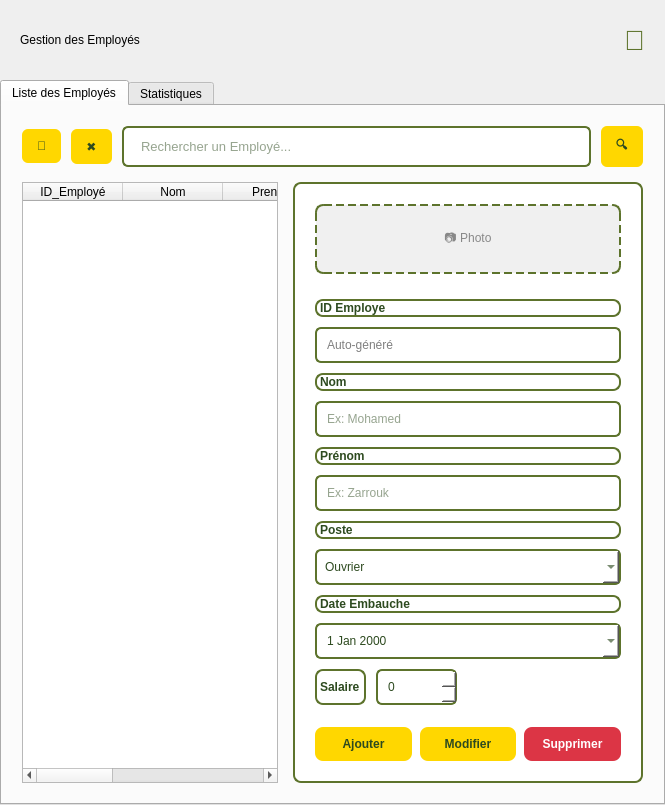
         <widget class="QWidget" name="page">
          <layout class="QVBoxLayout" name="page1MainLayout">
           <property name="spacing">
            <number>0</number>
           </property>
           <property name="margin" stdset="0">
            <number>0</number>
           </property>
           <item>
            <widget class="QFrame" name="headerFrame">
             <property name="minimumSize">
              <size>
               <width>0</width>
               <height>80</height>
              </size>
             </property>
             <layout class="QHBoxLayout" name="headerLayout">
              <property name="spacing">
               <number>20</number>
              </property>
              <property name="margin" stdset="0">
               <number>20</number>
              </property>
              <item>
               <widget class="QLabel" name="headerTitle">
                <property name="text">
                 <string>Gestion des Employés</string>
                </property>
               </widget>
              </item>
              <item>
               <spacer>
                <property name="orientation">
                 <enum>Qt::Orientation::Horizontal</enum>
                </property>
                <property name="sizeHint" stdset="0">
                 <size>
                  <width>40</width>
                  <height>20</height>
                 </size>
                </property>
               </spacer>
              </item>
              <item>
               <widget class="QLabel" name="userIconHeader">
                <property name="styleSheet">
                 <string>font-size: 28px; color: #5d732c;</string>
                </property>
                <property name="text">
                 <string>👤</string>
                </property>
               </widget>
              </item>
             </layout>
            </widget>
           </item>
           <item>
            <widget class="QTabWidget" name="tabWidget">
             <property name="currentIndex">
              <number>0</number>
             </property>
             <widget class="QWidget" name="tab1">
              <attribute name="title">
               <string>Liste des Employés</string>
              </attribute>
              <layout class="QVBoxLayout" name="tab1Layout">
               <property name="spacing">
                <number>15</number>
               </property>
               <property name="margin" stdset="0">
                <number>20</number>
               </property>
               <item>
                <layout class="QHBoxLayout" name="searchLayout">
                 <property name="spacing">
                  <number>10</number>
                 </property>
                 <item>
                  <widget class="QPushButton" name="btnRefresh">
                   <property name="styleSheet">
                    <string>background: #ffd700; color: #2d4a1f; border: none; padding: 10px 15px; border-radius: 6px; font-weight: bold;</string>
                   </property>
                   <property name="text">
                    <string>🔄</string>
                   </property>
                  </widget>
                 </item>
                 <item>
                  <widget class="QPushButton" name="btnClear">
                   <property name="styleSheet">
                    <string>background: #ffd700; color: #2d4a1f; border: none; padding: 10px 15px; border-radius: 6px; font-weight: bold;</string>
                   </property>
                   <property name="text">
                    <string>✖</string>
                   </property>
                  </widget>
                 </item>
                 <item>
                  <widget class="QLineEdit" name="searchBox">
                   <property name="styleSheet">
                    <string>padding: 10px 15px; border: 2px solid #5d732c; border-radius: 6px; background: white; font-size: 13px; color: #2d4a1f;</string>
                   </property>
                   <property name="placeholderText">
                    <string>Rechercher un Employé...</string>
                   </property>
                  </widget>
                 </item>
                 <item>
                  <widget class="QPushButton" name="btnSearch">
                   <property name="styleSheet">
                    <string>background: #ffd700; color: #2d4a1f; border: none; padding: 10px 15px; border-radius: 6px; font-weight: bold;</string>
                   </property>
                   <property name="text">
                    <string>🔍</string>
                   </property>
                  </widget>
                 </item>
                </layout>
               </item>
               <item>
                <layout class="QHBoxLayout" name="splitLayout">
                 <property name="spacing">
                  <number>15</number>
                 </property>
                 <item>
                  <widget class="QTableWidget" name="EmployéTable">
                   <property name="columnCount">
                    <number>6</number>
                   </property>
                   <attribute name="horizontalHeaderStretchLastSection">
                    <bool>true</bool>
                   </attribute>
                   <column>
                    <property name="text">
                     <string>ID_Employé</string>
                    </property>
                   </column>
                   <column>
                    <property name="text">
                     <string>Nom</string>
                    </property>
                   </column>
                   <column>
                    <property name="text">
                     <string>Prenom</string>
                    </property>
                   </column>
                   <column>
                    <property name="text">
                     <string>Poste</string>
                    </property>
                   </column>
                   <column>
                    <property name="text">
                     <string>Salaire</string>
                    </property>
                   </column>
                   <column>
                    <property name="text">
                     <string>Date_Embauche</string>
                    </property>
                   </column>
                  </widget>
                 </item>
                 <item>
                  <widget class="QFrame" name="formPanel">
                   <property name="minimumSize">
                    <size>
                     <width>350</width>
                     <height>0</height>
                    </size>
                   </property>
                   <property name="maximumSize">
                    <size>
                     <width>400</width>
                     <height>16777215</height>
                    </size>
                   </property>
                   <property name="styleSheet">
                    <string>background: white; border: 2px solid #5d732c; border-radius: 8px;</string>
                   </property>
                   <layout class="QVBoxLayout" name="formLayout">
                    <property name="spacing">
                     <number>10</number>
                    </property>
                    <property name="margin" stdset="0">
                     <number>20</number>
                    </property>
                    <item>
                     <widget class="QLabel" name="photoLabel">
                      <property name="minimumSize">
                       <size>
                        <width>0</width>
                        <height>70</height>
                       </size>
                      </property>
                      <property name="styleSheet">
                       <string>background: #f0f0f0; border: 2px dashed #5d732c; border-radius: 8px; color: #888;</string>
                      </property>
                      <property name="text">
                       <string>📷 Photo</string>
                      </property>
                      <property name="alignment">
                       <set>Qt::AlignmentFlag::AlignCenter</set>
                      </property>
                     </widget>
                    </item>
                    <item>
                     <spacer>
                      <property name="orientation">
                       <enum>Qt::Orientation::Vertical</enum>
                      </property>
                      <property name="sizeHint" stdset="0">
                       <size>
                        <width>20</width>
                        <height>15</height>
                       </size>
                      </property>
                     </spacer>
                    </item>
                    <item>
                     <widget class="QLabel" name="labelId">
                      <property name="styleSheet">
                       <string>color: #2d4a1f; font-weight: bold; font-size: 12px;</string>
                      </property>
                      <property name="text">
                       <string>ID Employe</string>
                      </property>
                     </widget>
                    </item>
                    <item>
                     <widget class="QLineEdit" name="inputId">
                      <property name="styleSheet">
                       <string>padding: 8px; border: 2px solid #5d732c; border-radius: 6px;</string>
                      </property>
                      <property name="readOnly">
                       <bool>true</bool>
                      </property>
                      <property name="placeholderText">
                       <string>Auto-généré</string>
                      </property>
                     </widget>
                    </item>
                    <item>
                     <widget class="QLabel" name="labelType">
                      <property name="styleSheet">
                       <string>color: #2d4a1f; font-weight: bold; font-size: 12px;</string>
                      </property>
                      <property name="text">
                       <string>Nom</string>
                      </property>
                     </widget>
                    </item>
                    <item>
                     <widget class="QLineEdit" name="inputNom">
                      <property name="styleSheet">
                       <string>padding: 8px; border: 2px solid #5d732c; border-radius: 6px; background: white; color: #2d4a1f;</string>
                      </property>
                      <property name="placeholderText">
                       <string>Ex: Mohamed</string>
                      </property>
                     </widget>
                    </item>
                    <item>
                     <widget class="QLabel" name="labelPrenom">
                      <property name="styleSheet">
                       <string>color: #2d4a1f; font-weight: bold; font-size: 12px;</string>
                      </property>
                      <property name="text">
                       <string>Prénom</string>
                      </property>
                     </widget>
                    </item>
                    <item>
                     <widget class="QLineEdit" name="inputPrenom">
                      <property name="styleSheet">
                       <string>padding: 8px; border: 2px solid #5d732c; border-radius: 6px; background: white; color: #2d4a1f;</string>
                      </property>
                      <property name="placeholderText">
                       <string>Ex: Zarrouk</string>
                      </property>
                     </widget>
                    </item>
                    <item>
                     <widget class="QLabel" name="labelEtat">
                      <property name="styleSheet">
                       <string>color: #2d4a1f; font-weight: bold; font-size: 12px;</string>
                      </property>
                      <property name="text">
                       <string>Poste</string>
                      </property>
                     </widget>
                    </item>
                    <item>
                     <widget class="QComboBox" name="inputEtat">
                      <property name="styleSheet">
                       <string>padding: 8px; border: 2px solid #5d732c; border-radius: 6px; background: white; color: #2d4a1f;</string>
                      </property>
                      <item>
                       <property name="text">
                        <string>Ouvrier</string>
                       </property>
                      </item>
                      <item>
                       <property name="text">
                        <string>Opérateur</string>
                       </property>
                      </item>
                      <item>
                       <property name="text">
                        <string>Technicien</string>
                       </property>
                      </item>
                      <item>
                       <property name="text">
                        <string>Controlleur</string>
                       </property>
                      </item>
                      <item>
                       <property name="text">
                        <string>Responsable</string>
                       </property>
                      </item>
                     </widget>
                    </item>
                    <item>
                     <widget class="QLabel" name="labelDateMaintenance">
                      <property name="styleSheet">
                       <string>color: #2d4a1f; font-weight: bold; font-size: 12px;</string>
                      </property>
                      <property name="text">
                       <string>Date Embauche</string>
                      </property>
                     </widget>
                    </item>
                    <item>
                     <widget class="QDateEdit" name="inputDateMaintenance">
                      <property name="styleSheet">
                       <string>padding: 8px; border: 2px solid #5d732c; border-radius: 6px; background: white; color: #2d4a1f;</string>
                      </property>
                      <property name="calendarPopup">
                       <bool>true</bool>
                      </property>
                     </widget>
                    </item>
                    <item>
                     <layout class="QHBoxLayout" name="dureeLayout">
                      <property name="spacing">
                       <number>10</number>
                      </property>
                      <item>
                       <widget class="QLabel" name="labelDuree">
                        <property name="styleSheet">
                         <string>color: #2d4a1f; font-weight: bold; font-size: 12px;</string>
                        </property>
                        <property name="text">
                         <string>Salaire</string>
                        </property>
                       </widget>
                      </item>
                      <item>
                       <widget class="QSpinBox" name="inputDuree">
                        <property name="maximumSize">
                         <size>
                          <width>120</width>
                          <height>16777215</height>
                         </size>
                        </property>
                        <property name="styleSheet">
                         <string>padding: 8px; border: 2px solid #5d732c; border-radius: 6px; background: white; color: #2d4a1f;</string>
                        </property>
                        <property name="maximum">
                         <number>999999</number>
                        </property>
                       </widget>
                      </item>
                      <item>
                       <spacer>
                        <property name="orientation">
                         <enum>Qt::Orientation::Horizontal</enum>
                        </property>
                        <property name="sizeHint" stdset="0">
                         <size>
                          <width>40</width>
                          <height>20</height>
                         </size>
                        </property>
                       </spacer>
                      </item>
                     </layout>
                    </item>
                    <item>
                     <spacer>
                      <property name="orientation">
                       <enum>Qt::Orientation::Vertical</enum>
                      </property>
                      <property name="sizeHint" stdset="0">
                       <size>
                        <width>20</width>
                        <height>10</height>
                       </size>
                      </property>
                     </spacer>
                    </item>
                    <item>
                     <layout class="QHBoxLayout" name="formButtons">
                      <property name="spacing">
                       <number>8</number>
                      </property>
                      <item>
                       <widget class="QPushButton" name="btnAdd">
                        <property name="styleSheet">
                         <string>background: #ffd700; color: #2d4a1f; border: none; padding: 10px; border-radius: 8px; font-weight: bold;</string>
                        </property>
                        <property name="text">
                         <string>Ajouter</string>
                        </property>
                       </widget>
                      </item>
                      <item>
                       <widget class="QPushButton" name="btnUpdate">
                        <property name="styleSheet">
                         <string>background: #ffd700; color: #2d4a1f; border: none; padding: 10px; border-radius: 8px; font-weight: bold;</string>
                        </property>
                        <property name="text">
                         <string>Modifier</string>
                        </property>
                       </widget>
                      </item>
                      <item>
                       <widget class="QPushButton" name="btnDeleteForm">
                        <property name="toolTip">
                         <string>Supprimer l'Employé sélectionnée</string>
                        </property>
                        <property name="styleSheet">
                         <string>background: #dc3545; color: white; border: none; padding: 10px; border-radius: 8px; font-weight: bold;</string>
                        </property>
                        <property name="text">
                         <string>Supprimer</string>
                        </property>
                       </widget>
                      </item>
                     </layout>
                    </item>
                   </layout>
                  </widget>
                 </item>
                </layout>
               </item>
              </layout>
             </widget>
             <widget class="QWidget" name="tab2">
              <attribute name="title">
               <string>Statistiques</string>
              </attribute>
              <layout class="QVBoxLayout" name="tab2Layout">
               <item>
                <widget class="QLabel" name="statsLabel">
                 <property name="styleSheet">
                  <string>font-size: 24px; color: #5d732c; padding: 50px;</string>
                 </property>
                 <property name="text">
                  <string>📊 Statistiques</string>
                 </property>
                 <property name="alignment">
                  <set>Qt::AlignmentFlag::AlignCenter</set>
                 </property>
                </widget>
               </item>
              </layout>
             </widget>
            </widget>
           </item>
          </layout>
         </widget>
